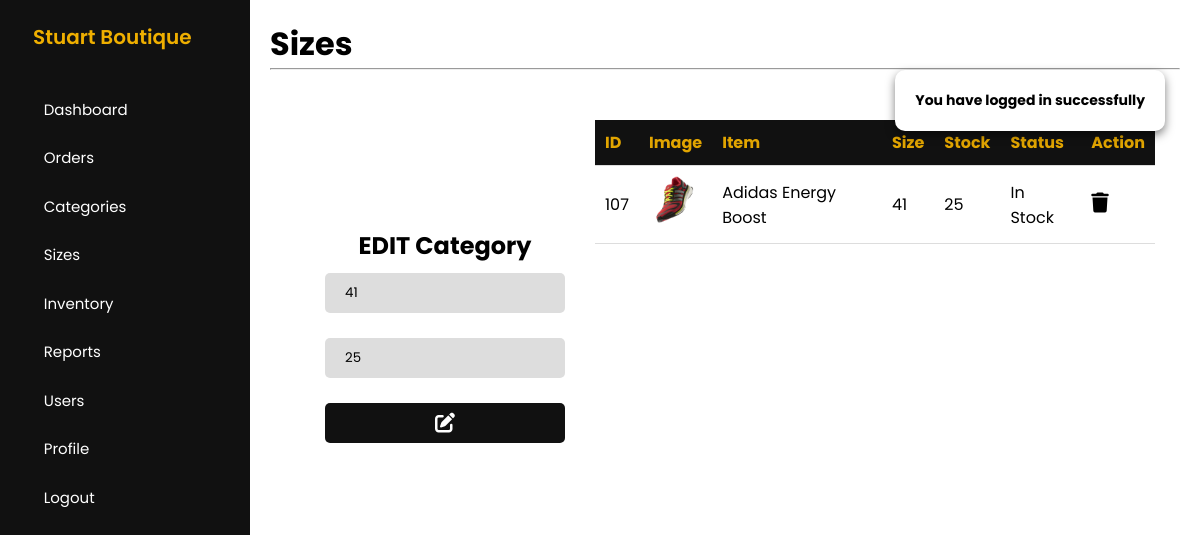
Page /admin/edit-size.php?updateID=107 (signed in) on the committed database.
### tables this page shows
CREATE TABLE `sizes` (
  `sizeID` int(11) NOT NULL,
  `inventoryID` int(11) NOT NULL,
  `sizeName` varchar(255) NOT NULL,
  `sizeStock` int(255) NOT NULL
);

CREATE TABLE `inventory` (
  `inventoryID` int(11) NOT NULL,
  `subcategoryID` int(11) NOT NULL,
  `itemImage` varchar(255) NOT NULL,
  `itemName` varchar(255) NOT NULL,
  `itemPrice` int(255) NOT NULL,
  `itemTotalStock` int(255) DEFAULT NULL,
  `itemStatus` enum('Available','Unavailable') NOT NULL DEFAULT 'Unavailable'
);

### config/DatabaseConnection.php (called while the page is built, shortened)
<?php
    class DatabaseConnection
    {
        public function __construct()
        {
            $this->conn = new mysqli(HOSTNAME,USERNAME,PASSWORD,DATABASE);
        }
    }
?>

### admin/controllers/SizesController.php (called while the page is built, shortened)
<?php
    class SizesController
    {
        private $conn;
        public function __construct()
        {
            $db = new DatabaseConnection;
            $this->conn = $db->conn;
        }
        public function rows($row)
        {
            return $data = [
                'id' => $row['sizeID'],
                'inventoryID' => $row['inventoryID'],
                'itemImage' => $row['itemImage'],
                'status' => $row['itemStatus'],
                'itemName' => $row['itemName'],
                'name' => $row['sizeName'],
                'stock' => $row['sizeStock']
            ];
        }
        public function exact($updateID)
        {
            $checkDataQuery = "
                SELECT sizes.*, inventory.*
                FROM sizes
                INNER JOIN inventory
                ON sizes.inventoryID = inventory.inventoryID
                WHERE sizeID='$updateID'
                LIMIT 1
            ";
            $result = $this->conn->query($checkDataQuery);
            if($result->num_rows == 1){
                return $result;
            }else{
                return false;
            }
        }
        public function getExact($id)
        {
            $getDataQuery = "
                SELECT sizes.*, inventory.*
                FROM sizes
                INNER JOIN inventory
                ON sizes.inventoryID = inventory.inventoryID
                WHERE sizeID='$id'
                LIMIT 1
            ";
            $result = $this->conn->query($getDataQuery);
            if($result->num_rows == 1){
                return $result;
            }else{
                return false;
            }
        }
    }
?>

### admin/edit-size.php (the view, shortened to what this page needs)
<?php
    include_once 'controllers/SizesController.php';
    $sizes = new SizesController;
    include 'includes/header.php';
    include 'includes/sidebar.php';
?>
<main>
    <h1>Sizes</h1>
    <hr>
    <div class="whole-container">
        <div class="child-cont" id="form">
            <div class="form-container">
                <h1>EDIT Category</h1>
                <?php
                    if(!isset($_GET['updateID'])){
                        showMessage('Something Went Wrong');
                    }else{
                        $updateID = $_GET['updateID'];
                        $resultExact = $sizes->exact($updateID);
                        if($resultExact){
                            foreach($resultExact as $sizesRows) :
                                $data = $sizes->rows($sizesRows);
                ?>
                        <form action="codes/sizes-code.php" method="post">
                            <input type="text" name="inputName" value="<?= $data['name'] ?>" placeholder="Size" required autofocus>
                            <br><br>
                            <input type="text" name="inputStock" min="1" value="<?= $data['stock'] ?>" placeholder="Stock" required autofocus>
                            <button type="submit" name="update-button">
                                <i class="fa-solid fa-pen-to-square"></i>
                            </button>
                        </form>
                <?php
                            endforeach;
                        }else{
                            showMessage('No Record Found');
                        }
                ?>
            </div>
        </div>
        <div class="table-container">
            <div class="scroll-table">
                <table class="child-table">
                    <thead>
                        <tr>
                            <th>ID</th>
                            <th>Image</th>
                            <th>Item</th>
                            <th>Size</th>
                            <th>Stock</th>
                            <th>Status</th>
                            <th>Action</th>
                        </tr>
                    </thead>
                    <tbody>
                        <?php
                            $resultGetExact = $sizes->getExact($updateID);
                            if(!$resultGetExact){
                                showMessage('No Record Found');
                            }else{
                                foreach($resultGetExact as $sizesRows) :
                                $data = $sizes->rows($sizesRows);
                        ?>
                        <tr>
                            <td>
                                <?= $data['id'] ?>
                            </td>
                            <td>
                                <img src="../images/<?= $data['itemImage'] ?>" width="50" title="<?= $data['itemName'] ?>">
                            </td>
                            <td>
                                <?= $data['itemName'] ?>
                            </td>
                            <td>
                                <?= $data['name'] ?>
                            </td>
                            <td>
                                <?= $data['stock'] ?>
                            </td>
                            <td>
                            <?php
                                    $stockMessage = '';
                                    if($data['stock'] <= 5 && $data['stock'] > 0) :
                                        $stockMessage = 'Low Stock';
                                    elseif($data['stock'] == 0) :
                                        $stockMessage = 'Out Stock';
                                    else:
                                        $stockMessage='In Stock';
                                    endif;
                                ?>
                                <p style="font-size: 1rem;">
                                    <?php echo $stockMessage; ?>
                                </p>
                            </td>
                            <td>
                            <div class="a-cont">
                                    <form action="codes/sizes-code.php" method="post" class="form">
                                        <button type="submit" name="delete-button" value="<?= $data['id'] ?>" class="delete-button">
                                            <i class="fa-solid fa-trash"></i>
                                        </button>
                                    </form>
                                </div>
                            </td>
                        </tr>
                        <?php
                                endforeach;
                            }
                        }
                        ?>
                    </tbody>
                </table>
            </div>
        </div>
    </div>
</main>
<?php include 'includes/footer.php'; ?>

### admin/css/table4.css (style rules this page uses)
.whole-container { display: flex; flex-direction: row; padding: 25px 25px; align-items: center; overflow-x: none; overflow-x: hidden; }
.child-cont { flex: 0; }
.form-container { margin-bottom: 25px; padding: 30px; border-radius: 8px; width: 300px; display: flex; justify-content: center; align-items: center; flex-direction: column; }
.child-cont h1 { font-size: 24px; font-weight: bold; margin-bottom: 10px; text-align: center; color: #000; }
.child-cont input[type="text"], input[type="file"] { padding: 10px 20px; border-radius: 5px; border: none; width: 100%; background-color: #ddd; }
.child-cont input::placeholder { color: #000; }
.child-cont button { padding: 10px 20px; margin-top: 25px; font-size: 20px; background-color: #111; color: #fff; border: none; border-radius: 5px; cursor: pointer; width: 100%; display: flex; justify-content: center; align-items: center; }
.table-container { flex: 2; }
.scroll-table { height: 480px; overflow-y: auto; }
.child-table { border-collapse: collapse; width: 100%; }
.child-table th { position: sticky; top: 0; }
.child-table th, .child-table td { border-bottom: 1px solid #ddd; padding: 10px; text-align: left; }
.child-table th { background-color: #111; color: #E2A500; }
.child-table .a-cont { display: flex; gap: 10px; }
.child-table .delete-button { background-color: transparent; border: none; cursor: pointer; width: 0%; }
.child-table .delete-button i { font-size: 20px; }

### rows in the picture
sizes: inputName "41", inputStock "25", sizeID "107", inventoryID.itemImage (picture), inventoryID.itemName "Adidas Energy Boost", sizeName "41", sizeStock "25", sizeStock "In Stock"
